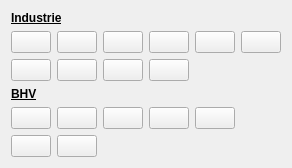
            <widget class="QWidget" name="industrie">
             <attribute name="title">
              <string>Industrie</string>
             </attribute>
             <layout class="QGridLayout" name="gridLayout_4">
              <item row="3" column="0" colspan="6">
               <widget class="QLabel" name="label_18">
                <property name="sizePolicy">
                 <sizepolicy hsizetype="Minimum" vsizetype="Fixed">
                  <horstretch>0</horstretch>
                  <verstretch>0</verstretch>
                 </sizepolicy>
                </property>
                <property name="font">
                 <font>
                  <family>Arial</family>
                  <weight>75</weight>
                  <bold>true</bold>
                  <underline>true</underline>
                 </font>
                </property>
                <property name="text">
                 <string>BHV</string>
                </property>
               </widget>
              </item>
              <item row="6" column="0">
               <spacer name="verticalSpacer">
                <property name="orientation">
                 <enum>Qt::Vertical</enum>
                </property>
                <property name="sizeHint" stdset="0">
                 <size>
                  <width>0</width>
                  <height>0</height>
                 </size>
                </property>
               </spacer>
              </item>
              <item row="1" column="0">
               <widget class="QPushButton" name="heli_vmc">
                <property name="enabled">
                 <bool>true</bool>
                </property>
                <property name="sizePolicy">
                 <sizepolicy hsizetype="Minimum" vsizetype="Fixed">
                  <horstretch>0</horstretch>
                  <verstretch>0</verstretch>
                 </sizepolicy>
                </property>
                <property name="text">
                 <string/>
                </property>
                <property name="icon">
                 <iconset resource="../resources.qrc">
                  <normaloff>:/plugins/oiv/config_files/png/heli_vmc.png</normaloff>:/plugins/oiv/config_files/png/heli_vmc.png</iconset>
                </property>
                <property name="iconSize">
                 <size>
                  <width>28</width>
                  <height>28</height>
                 </size>
                </property>
                <property name="checkable">
                 <bool>false</bool>
                </property>
                <property name="autoDefault">
                 <bool>false</bool>
                </property>
                <property name="default">
                 <bool>false</bool>
                </property>
                <property name="flat">
                 <bool>false</bool>
                </property>
               </widget>
              </item>
              <item row="1" column="4">
               <widget class="QPushButton" name="opstapplaats_rpa">
                <property name="enabled">
                 <bool>true</bool>
                </property>
                <property name="sizePolicy">
                 <sizepolicy hsizetype="Minimum" vsizetype="Fixed">
                  <horstretch>0</horstretch>
                  <verstretch>0</verstretch>
                 </sizepolicy>
                </property>
                <property name="text">
                 <string/>
                </property>
                <property name="icon">
                 <iconset resource="../resources.qrc">
                  <normaloff>:/plugins/oiv/config_files/png/opstapplaats_rpa.png</normaloff>:/plugins/oiv/config_files/png/opstapplaats_rpa.png</iconset>
                </property>
                <property name="iconSize">
                 <size>
                  <width>28</width>
                  <height>28</height>
                 </size>
                </property>
                <property name="checkable">
                 <bool>false</bool>
                </property>
                <property name="autoDefault">
                 <bool>false</bool>
                </property>
                <property name="default">
                 <bool>false</bool>
                </property>
                <property name="flat">
                 <bool>false</bool>
                </property>
               </widget>
              </item>
              <item row="0" column="0" colspan="6">
               <widget class="QLabel" name="label_16">
                <property name="sizePolicy">
                 <sizepolicy hsizetype="Minimum" vsizetype="Fixed">
                  <horstretch>0</horstretch>
                  <verstretch>0</verstretch>
                 </sizepolicy>
                </property>
                <property name="font">
                 <font>
                  <family>Arial</family>
                  <weight>75</weight>
                  <bold>true</bold>
                  <underline>true</underline>
                 </font>
                </property>
                <property name="text">
                 <string>Industrie</string>
                </property>
               </widget>
              </item>
              <item row="1" column="2">
               <widget class="QPushButton" name="oilboom_afzet">
                <property name="enabled">
                 <bool>true</bool>
                </property>
                <property name="sizePolicy">
                 <sizepolicy hsizetype="Minimum" vsizetype="Fixed">
                  <horstretch>0</horstretch>
                  <verstretch>0</verstretch>
                 </sizepolicy>
                </property>
                <property name="text">
                 <string/>
                </property>
                <property name="icon">
                 <iconset resource="../resources.qrc">
                  <normaloff>:/plugins/oiv/config_files/png/oilboom_afzet.png</normaloff>:/plugins/oiv/config_files/png/oilboom_afzet.png</iconset>
                </property>
                <property name="iconSize">
                 <size>
                  <width>28</width>
                  <height>28</height>
                 </size>
                </property>
                <property name="checkable">
                 <bool>false</bool>
                </property>
                <property name="autoDefault">
                 <bool>false</bool>
                </property>
                <property name="default">
                 <bool>false</bool>
                </property>
                <property name="flat">
                 <bool>false</bool>
                </property>
               </widget>
              </item>
              <item row="2" column="0">
               <widget class="QPushButton" name="kade_aansluiting">
                <property name="enabled">
                 <bool>true</bool>
                </property>
                <property name="sizePolicy">
                 <sizepolicy hsizetype="Minimum" vsizetype="Fixed">
                  <horstretch>0</horstretch>
                  <verstretch>0</verstretch>
                 </sizepolicy>
                </property>
                <property name="text">
                 <string/>
                </property>
                <property name="icon">
                 <iconset resource="../resources.qrc">
                  <normaloff>:/plugins/oiv/config_files/png/kade_aansluiting.png</normaloff>:/plugins/oiv/config_files/png/kade_aansluiting.png</iconset>
                </property>
                <property name="iconSize">
                 <size>
                  <width>28</width>
                  <height>28</height>
                 </size>
                </property>
                <property name="checkable">
                 <bool>false</bool>
                </property>
                <property name="autoDefault">
                 <bool>false</bool>
                </property>
                <property name="default">
                 <bool>false</bool>
                </property>
                <property name="flat">
                 <bool>false</bool>
                </property>
               </widget>
              </item>
              <item row="1" column="1">
               <widget class="QPushButton" name="oilboom_opstel">
                <property name="enabled">
                 <bool>true</bool>
                </property>
                <property name="sizePolicy">
                 <sizepolicy hsizetype="Minimum" vsizetype="Fixed">
                  <horstretch>0</horstretch>
                  <verstretch>0</verstretch>
                 </sizepolicy>
                </property>
                <property name="text">
                 <string/>
                </property>
                <property name="icon">
                 <iconset resource="../resources.qrc">
                  <normaloff>:/plugins/oiv/config_files/png/oilboom_opstel.png</normaloff>:/plugins/oiv/config_files/png/oilboom_opstel.png</iconset>
                </property>
                <property name="iconSize">
                 <size>
                  <width>28</width>
                  <height>28</height>
                 </size>
                </property>
                <property name="checkable">
                 <bool>false</bool>
                </property>
                <property name="autoDefault">
                 <bool>false</bool>
                </property>
                <property name="default">
                 <bool>false</bool>
                </property>
                <property name="flat">
                 <bool>false</bool>
                </property>
               </widget>
              </item>
              <item row="1" column="3">
               <widget class="QPushButton" name="schermenponton">
                <property name="enabled">
                 <bool>true</bool>
                </property>
                <property name="sizePolicy">
                 <sizepolicy hsizetype="Minimum" vsizetype="Fixed">
                  <horstretch>0</horstretch>
                  <verstretch>0</verstretch>
                 </sizepolicy>
                </property>
                <property name="text">
                 <string/>
                </property>
                <property name="icon">
                 <iconset resource="../resources.qrc">
                  <normaloff>:/plugins/oiv/config_files/png/schermenponton.png</normaloff>:/plugins/oiv/config_files/png/schermenponton.png</iconset>
                </property>
                <property name="iconSize">
                 <size>
                  <width>28</width>
                  <height>28</height>
                 </size>
                </property>
                <property name="checkable">
                 <bool>false</bool>
                </property>
                <property name="autoDefault">
                 <bool>false</bool>
                </property>
                <property name="default">
                 <bool>false</bool>
                </property>
                <property name="flat">
                 <bool>false</bool>
                </property>
               </widget>
              </item>
              <item row="1" column="5">
               <widget class="QPushButton" name="sleutelkluis_hbr">
                <property name="enabled">
                 <bool>true</bool>
                </property>
                <property name="sizePolicy">
                 <sizepolicy hsizetype="Minimum" vsizetype="Fixed">
                  <horstretch>0</horstretch>
                  <verstretch>0</verstretch>
                 </sizepolicy>
                </property>
                <property name="text">
                 <string/>
                </property>
                <property name="icon">
                 <iconset resource="../resources.qrc">
                  <normaloff>:/plugins/oiv/config_files/png/sleutelkluis_hbr.png</normaloff>:/plugins/oiv/config_files/png/sleutelkluis_hbr.png</iconset>
                </property>
                <property name="iconSize">
                 <size>
                  <width>28</width>
                  <height>28</height>
                 </size>
                </property>
                <property name="checkable">
                 <bool>false</bool>
                </property>
                <property name="autoDefault">
                 <bool>false</bool>
                </property>
                <property name="default">
                 <bool>false</bool>
                </property>
                <property name="flat">
                 <bool>false</bool>
                </property>
               </widget>
              </item>
              <item row="4" column="2">
               <widget class="QPushButton" name="oogdouche">
                <property name="enabled">
                 <bool>true</bool>
                </property>
                <property name="sizePolicy">
                 <sizepolicy hsizetype="Minimum" vsizetype="Fixed">
                  <horstretch>0</horstretch>
                  <verstretch>0</verstretch>
                 </sizepolicy>
                </property>
                <property name="text">
                 <string/>
                </property>
                <property name="icon">
                 <iconset resource="../resources.qrc">
                  <normaloff>:/plugins/oiv/config_files/png/oogdouche.png</normaloff>:/plugins/oiv/config_files/png/oogdouche.png</iconset>
                </property>
                <property name="iconSize">
                 <size>
                  <width>28</width>
                  <height>28</height>
                 </size>
                </property>
                <property name="checkable">
                 <bool>false</bool>
                </property>
                <property name="autoDefault">
                 <bool>false</bool>
                </property>
                <property name="default">
                 <bool>false</bool>
                </property>
                <property name="flat">
                 <bool>false</bool>
                </property>
               </widget>
              </item>
              <item row="4" column="3">
               <widget class="QPushButton" name="nooddouche">
                <property name="enabled">
                 <bool>true</bool>
                </property>
                <property name="sizePolicy">
                 <sizepolicy hsizetype="Minimum" vsizetype="Fixed">
                  <horstretch>0</horstretch>
                  <verstretch>0</verstretch>
                 </sizepolicy>
                </property>
                <property name="text">
                 <string/>
                </property>
                <property name="icon">
                 <iconset resource="../resources.qrc">
                  <normaloff>:/plugins/oiv/config_files/png/nooddouche.png</normaloff>:/plugins/oiv/config_files/png/nooddouche.png</iconset>
                </property>
                <property name="iconSize">
                 <size>
                  <width>28</width>
                  <height>28</height>
                 </size>
                </property>
                <property name="checkable">
                 <bool>false</bool>
                </property>
                <property name="autoDefault">
                 <bool>false</bool>
                </property>
                <property name="default">
                 <bool>false</bool>
                </property>
                <property name="flat">
                 <bool>false</bool>
                </property>
               </widget>
              </item>
              <item row="4" column="1">
               <widget class="QPushButton" name="aed_2">
                <property name="enabled">
                 <bool>true</bool>
                </property>
                <property name="sizePolicy">
                 <sizepolicy hsizetype="Minimum" vsizetype="Fixed">
                  <horstretch>0</horstretch>
                  <verstretch>0</verstretch>
                 </sizepolicy>
                </property>
                <property name="text">
                 <string/>
                </property>
                <property name="icon">
                 <iconset resource="../resources.qrc">
                  <normaloff>:/plugins/oiv/config_files/png/aed.png</normaloff>:/plugins/oiv/config_files/png/aed.png</iconset>
                </property>
                <property name="iconSize">
                 <size>
                  <width>28</width>
                  <height>28</height>
                 </size>
                </property>
                <property name="checkable">
                 <bool>false</bool>
                </property>
                <property name="autoDefault">
                 <bool>false</bool>
                </property>
                <property name="default">
                 <bool>false</bool>
                </property>
                <property name="flat">
                 <bool>false</bool>
                </property>
               </widget>
              </item>
              <item row="4" column="4">
               <widget class="QPushButton" name="nooduitgang">
                <property name="enabled">
                 <bool>true</bool>
                </property>
                <property name="sizePolicy">
                 <sizepolicy hsizetype="Minimum" vsizetype="Fixed">
                  <horstretch>0</horstretch>
                  <verstretch>0</verstretch>
                 </sizepolicy>
                </property>
                <property name="text">
                 <string/>
                </property>
                <property name="icon">
                 <iconset resource="../resources.qrc">
                  <normaloff>:/plugins/oiv/config_files/png/nooduitgang.png</normaloff>:/plugins/oiv/config_files/png/nooduitgang.png</iconset>
                </property>
                <property name="iconSize">
                 <size>
                  <width>28</width>
                  <height>28</height>
                 </size>
                </property>
                <property name="checkable">
                 <bool>false</bool>
                </property>
                <property name="autoDefault">
                 <bool>false</bool>
                </property>
                <property name="default">
                 <bool>false</bool>
                </property>
                <property name="flat">
                 <bool>false</bool>
                </property>
               </widget>
              </item>
              <item row="4" column="0">
               <widget class="QPushButton" name="antidote_tegengif">
                <property name="enabled">
                 <bool>true</bool>
                </property>
                <property name="sizePolicy">
                 <sizepolicy hsizetype="Minimum" vsizetype="Fixed">
                  <horstretch>0</horstretch>
                  <verstretch>0</verstretch>
                 </sizepolicy>
                </property>
                <property name="text">
                 <string/>
                </property>
                <property name="icon">
                 <iconset resource="../resources.qrc">
                  <normaloff>:/plugins/oiv/config_files/png/antidote_tegengif.png</normaloff>:/plugins/oiv/config_files/png/antidote_tegengif.png</iconset>
                </property>
                <property name="iconSize">
                 <size>
                  <width>28</width>
                  <height>28</height>
                 </size>
                </property>
                <property name="checkable">
                 <bool>false</bool>
                </property>
                <property name="autoDefault">
                 <bool>false</bool>
                </property>
                <property name="default">
                 <bool>false</bool>
                </property>
                <property name="flat">
                 <bool>false</bool>
                </property>
               </widget>
              </item>
              <item row="5" column="0">
               <widget class="QPushButton" name="brandblusser">
                <property name="enabled">
                 <bool>true</bool>
                </property>
                <property name="sizePolicy">
                 <sizepolicy hsizetype="Minimum" vsizetype="Fixed">
                  <horstretch>0</horstretch>
                  <verstretch>0</verstretch>
                 </sizepolicy>
                </property>
                <property name="text">
                 <string/>
                </property>
                <property name="icon">
                 <iconset resource="../resources.qrc">
                  <normaloff>:/plugins/oiv/config_files/png/brandblusser.png</normaloff>:/plugins/oiv/config_files/png/brandblusser.png</iconset>
                </property>
                <property name="iconSize">
                 <size>
                  <width>28</width>
                  <height>28</height>
                 </size>
                </property>
                <property name="checkable">
                 <bool>false</bool>
                </property>
                <property name="autoDefault">
                 <bool>false</bool>
                </property>
                <property name="default">
                 <bool>false</bool>
                </property>
                <property name="flat">
                 <bool>false</bool>
                </property>
               </widget>
              </item>
              <item row="5" column="1">
               <widget class="QPushButton" name="brandslanghaspel">
                <property name="enabled">
                 <bool>true</bool>
                </property>
                <property name="sizePolicy">
                 <sizepolicy hsizetype="Minimum" vsizetype="Fixed">
                  <horstretch>0</horstretch>
                  <verstretch>0</verstretch>
                 </sizepolicy>
                </property>
                <property name="text">
                 <string/>
                </property>
                <property name="icon">
                 <iconset resource="../resources.qrc">
                  <normaloff>:/plugins/oiv/config_files/png/brandslanghaspel.png</normaloff>:/plugins/oiv/config_files/png/brandslanghaspel.png</iconset>
                </property>
                <property name="iconSize">
                 <size>
                  <width>28</width>
                  <height>28</height>
                 </size>
                </property>
                <property name="checkable">
                 <bool>false</bool>
                </property>
                <property name="autoDefault">
                 <bool>false</bool>
                </property>
                <property name="default">
                 <bool>false</bool>
                </property>
                <property name="flat">
                 <bool>false</bool>
                </property>
               </widget>
              </item>
              <item row="2" column="1">
               <widget class="QPushButton" name="voedingspunt_schuim">
                <property name="enabled">
                 <bool>true</bool>
                </property>
                <property name="sizePolicy">
                 <sizepolicy hsizetype="Minimum" vsizetype="Fixed">
                  <horstretch>0</horstretch>
                  <verstretch>0</verstretch>
                 </sizepolicy>
                </property>
                <property name="text">
                 <string/>
                </property>
                <property name="icon">
                 <iconset resource="../resources.qrc">
                  <normaloff>:/plugins/oiv/config_files/png/voedingspunt_schuim.png</normaloff>:/plugins/oiv/config_files/png/voedingspunt_schuim.png</iconset>
                </property>
                <property name="iconSize">
                 <size>
                  <width>28</width>
                  <height>28</height>
                 </size>
                </property>
                <property name="checkable">
                 <bool>false</bool>
                </property>
                <property name="autoDefault">
                 <bool>false</bool>
                </property>
                <property name="default">
                 <bool>false</bool>
                </property>
                <property name="flat">
                 <bool>false</bool>
                </property>
               </widget>
              </item>
              <item row="2" column="2">
               <widget class="QPushButton" name="brandbestrijdings_materiaal">
                <property name="enabled">
                 <bool>true</bool>
                </property>
                <property name="sizePolicy">
                 <sizepolicy hsizetype="Minimum" vsizetype="Fixed">
                  <horstretch>0</horstretch>
                  <verstretch>0</verstretch>
                 </sizepolicy>
                </property>
                <property name="text">
                 <string/>
                </property>
                <property name="icon">
                 <iconset resource="../resources.qrc">
                  <normaloff>:/plugins/oiv/config_files/png/brandbestrijdings_materiaal.png</normaloff>:/plugins/oiv/config_files/png/brandbestrijdings_materiaal.png</iconset>
                </property>
                <property name="iconSize">
                 <size>
                  <width>28</width>
                  <height>28</height>
                 </size>
                </property>
                <property name="checkable">
                 <bool>false</bool>
                </property>
                <property name="autoDefault">
                 <bool>false</bool>
                </property>
                <property name="default">
                 <bool>false</bool>
                </property>
                <property name="flat">
                 <bool>false</bool>
                </property>
               </widget>
              </item>
              <item row="2" column="3">
               <widget class="QPushButton" name="calamiteiten_coordinatiecentrum">
                <property name="enabled">
                 <bool>true</bool>
                </property>
                <property name="sizePolicy">
                 <sizepolicy hsizetype="Minimum" vsizetype="Fixed">
                  <horstretch>0</horstretch>
                  <verstretch>0</verstretch>
                 </sizepolicy>
                </property>
                <property name="text">
                 <string/>
                </property>
                <property name="icon">
                 <iconset resource="../resources.qrc">
                  <normaloff>:/plugins/oiv/config_files/png/calamiteiten_coordinatiecentrum.png</normaloff>:/plugins/oiv/config_files/png/calamiteiten_coordinatiecentrum.png</iconset>
                </property>
                <property name="iconSize">
                 <size>
                  <width>28</width>
                  <height>28</height>
                 </size>
                </property>
                <property name="checkable">
                 <bool>false</bool>
                </property>
                <property name="autoDefault">
                 <bool>false</bool>
                </property>
                <property name="default">
                 <bool>false</bool>
                </property>
                <property name="flat">
                 <bool>false</bool>
                </property>
               </widget>
              </item>
             </layout>
            </widget>
